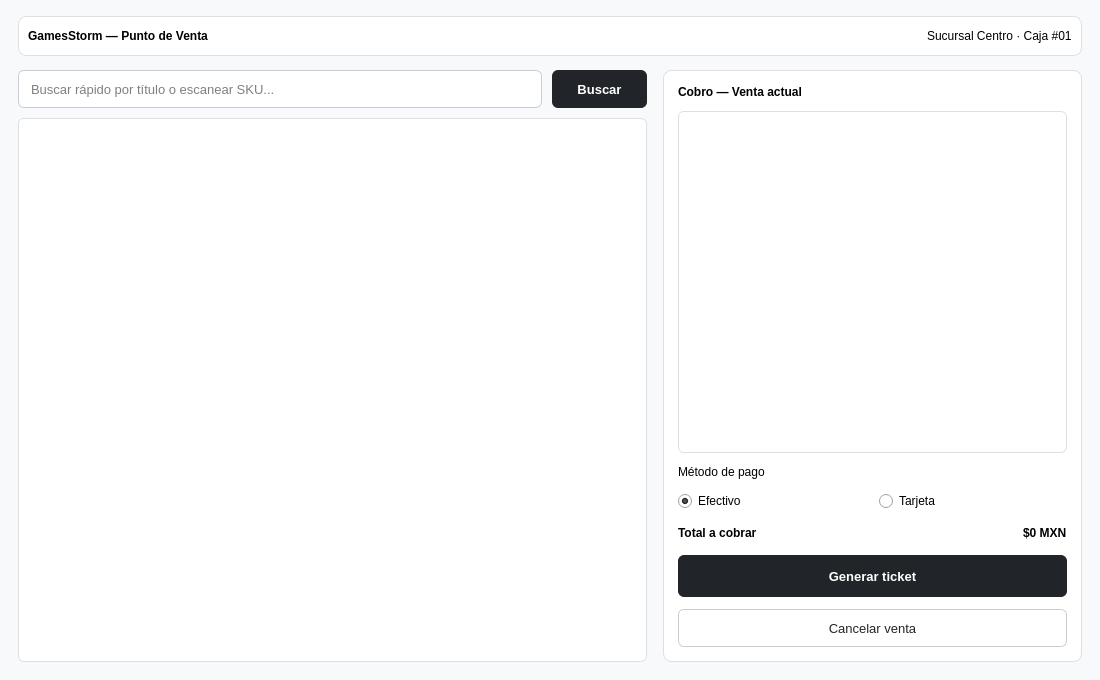
<?xml version="1.0" encoding="UTF-8"?>
<ui version="4.0">
 <class>MainWindow</class>
 <widget class="QMainWindow" name="MainWindow">
  <property name="geometry">
   <rect>
    <x>0</x>
    <y>0</y>
    <width>1100</width>
    <height>680</height>
   </rect>
  </property>
  <property name="windowTitle">
   <string>GamesStorm — Punto de Venta</string>
  </property>
  <property name="styleSheet">
   <string notr="true">QMainWindow {
    background-color: #F8F9FA;
}
QFrame#frameHeader, QFrame#frameCobro {
    background-color: #FFFFFF;
    border: 1px solid #DCDFE4;
    border-radius: 8px;
}
QLineEdit {
    background-color: #FFFFFF;
    border: 1px solid #C8CDD5;
    border-radius: 6px;
    padding: 0 10px;
    font-size: 13px;
}
QTableWidget {
    background-color: #FFFFFF;
    border: 1px solid #DCDFE4;
    border-radius: 6px;
    gridline-color: #ECEFF3;
    font-size: 13px;
}
QHeaderView::section {
    background-color: #F1F3F5;
    padding: 8px;
    border: none;
    border-bottom: 1px solid #DCDFE4;
    font-weight: bold;
}
QPushButton#btnBuscar, QPushButton#btnGenerarTicket {
    background-color: #212529;
    color: #FFFFFF;
    border: none;
    border-radius: 6px;
    font-weight: bold;
    font-size: 13px;
}
QPushButton#btnBuscar:hover, QPushButton#btnGenerarTicket:hover {
    background-color: #343A40;
}
QPushButton#btnCancelar {
    background-color: #FFFFFF;
    color: #212529;
    border: 1px solid #C8CDD5;
    border-radius: 6px;
    font-size: 13px;
}
QPushButton#btnCancelar:hover {
    background-color: #F1F3F5;
}</string>
  </property>
  <widget class="QWidget" name="centralwidget">
   <layout class="QVBoxLayout" name="verticalLayoutMain">
    <property name="spacing">
     <number>14</number>
    </property>
    <property name="leftMargin">
     <number>18</number>
    </property>
    <property name="topMargin">
     <number>16</number>
    </property>
    <property name="rightMargin">
     <number>18</number>
    </property>
    <property name="bottomMargin">
     <number>18</number>
    </property>
    <item>
     <widget class="QFrame" name="frameHeader">
      <property name="frameShape">
       <enum>QFrame::StyledPanel</enum>
      </property>
      <layout class="QHBoxLayout" name="horizontalLayoutHeader">
       <item>
        <widget class="QLabel" name="lblTitulo">
         <property name="font">
          <font>
           <pointSize>16</pointSize>
           <bold>true</bold>
          </font>
         </property>
         <property name="text">
          <string>GamesStorm — Punto de Venta</string>
         </property>
        </widget>
       </item>
       <item>
        <spacer name="horizontalSpacerHeader">
         <property name="orientation">
          <enum>Qt::Horizontal</enum>
         </property>
         <property name="sizeHint" stdset="0">
          <size>
           <width>40</width>
           <height>20</height>
          </size>
         </property>
        </spacer>
       </item>
       <item>
        <widget class="QLabel" name="lblSucursal">
         <property name="text">
          <string>Sucursal Centro · Caja #01</string>
         </property>
        </widget>
       </item>
      </layout>
     </widget>
    </item>
    <item>
     <layout class="QHBoxLayout" name="horizontalLayoutBody" stretch="3,2">
      <property name="spacing">
       <number>16</number>
      </property>
      <item>
       <layout class="QVBoxLayout" name="verticalLayoutIzquierda">
        <property name="spacing">
         <number>10</number>
        </property>
        <item>
         <layout class="QHBoxLayout" name="horizontalLayoutBusqueda">
          <item>
           <widget class="QLineEdit" name="txtBuscar">
            <property name="minimumSize">
             <size>
              <width>0</width>
              <height>38</height>
             </size>
            </property>
            <property name="placeholderText">
             <string>Buscar rápido por título o escanear SKU...</string>
            </property>
           </widget>
          </item>
          <item>
           <widget class="QPushButton" name="btnBuscar">
            <property name="minimumSize">
             <size>
              <width>95</width>
              <height>38</height>
             </size>
            </property>
            <property name="text">
             <string>Buscar</string>
            </property>
           </widget>
          </item>
         </layout>
        </item>
        <item>
         <widget class="QTableWidget" name="tblProductos">
          <property name="alternatingRowColors">
           <bool>true</bool>
          </property>
          <property name="selectionBehavior">
           <enum>QAbstractItemView::SelectRows</enum>
          </property>
         </widget>
        </item>
       </layout>
      </item>
      <item>
       <widget class="QFrame" name="frameCobro">
        <property name="frameShape">
         <enum>QFrame::StyledPanel</enum>
        </property>
        <layout class="QVBoxLayout" name="verticalLayoutCobro">
         <property name="spacing">
          <number>12</number>
         </property>
         <property name="leftMargin">
          <number>14</number>
         </property>
         <property name="topMargin">
          <number>14</number>
         </property>
         <property name="rightMargin">
          <number>14</number>
         </property>
         <property name="bottomMargin">
          <number>14</number>
         </property>
         <item>
          <widget class="QLabel" name="lblCobroTitulo">
           <property name="font">
            <font>
             <pointSize>13</pointSize>
             <bold>true</bold>
            </font>
           </property>
           <property name="text">
            <string>Cobro — Venta actual</string>
           </property>
          </widget>
         </item>
         <item>
          <widget class="QTableWidget" name="tblCarrito">
           <property name="selectionBehavior">
            <enum>QAbstractItemView::SelectRows</enum>
           </property>
          </widget>
         </item>
         <item>
          <widget class="QLabel" name="lblMetodo">
           <property name="text">
            <string>Método de pago</string>
           </property>
          </widget>
         </item>
         <item>
          <layout class="QHBoxLayout" name="horizontalLayoutMetodo">
           <item>
            <widget class="QRadioButton" name="rbEfectivo">
             <property name="text">
              <string>Efectivo</string>
             </property>
             <property name="checked">
              <bool>true</bool>
             </property>
            </widget>
           </item>
           <item>
            <widget class="QRadioButton" name="rbTarjeta">
             <property name="text">
              <string>Tarjeta</string>
             </property>
            </widget>
           </item>
          </layout>
         </item>
         <item>
          <layout class="QHBoxLayout" name="horizontalLayoutTotal">
           <item>
            <widget class="QLabel" name="lblTotalTexto">
             <property name="font">
              <font>
               <pointSize>13</pointSize>
               <bold>true</bold>
              </font>
             </property>
             <property name="text">
              <string>Total a cobrar</string>
             </property>
            </widget>
           </item>
           <item>
            <spacer name="horizontalSpacerTotal">
             <property name="orientation">
              <enum>Qt::Horizontal</enum>
             </property>
             <property name="sizeHint" stdset="0">
              <size>
               <width>40</width>
               <height>20</height>
              </size>
             </property>
            </spacer>
           </item>
           <item>
            <widget class="QLabel" name="lblTotal">
             <property name="font">
              <font>
               <pointSize>16</pointSize>
               <bold>true</bold>
              </font>
             </property>
             <property name="text">
              <string>$0 MXN</string>
             </property>
            </widget>
           </item>
          </layout>
         </item>
         <item>
          <widget class="QPushButton" name="btnGenerarTicket">
           <property name="minimumSize">
            <size>
             <width>0</width>
             <height>42</height>
            </size>
           </property>
           <property name="text">
            <string>Generar ticket</string>
           </property>
          </widget>
         </item>
         <item>
          <widget class="QPushButton" name="btnCancelar">
           <property name="minimumSize">
            <size>
             <width>0</width>
             <height>38</height>
            </size>
           </property>
           <property name="text">
            <string>Cancelar venta</string>
           </property>
          </widget>
         </item>
        </layout>
       </widget>
      </item>
     </layout>
    </item>
   </layout>
  </widget>
 </widget>
 <resources/>
 <connections/>
</ui>
